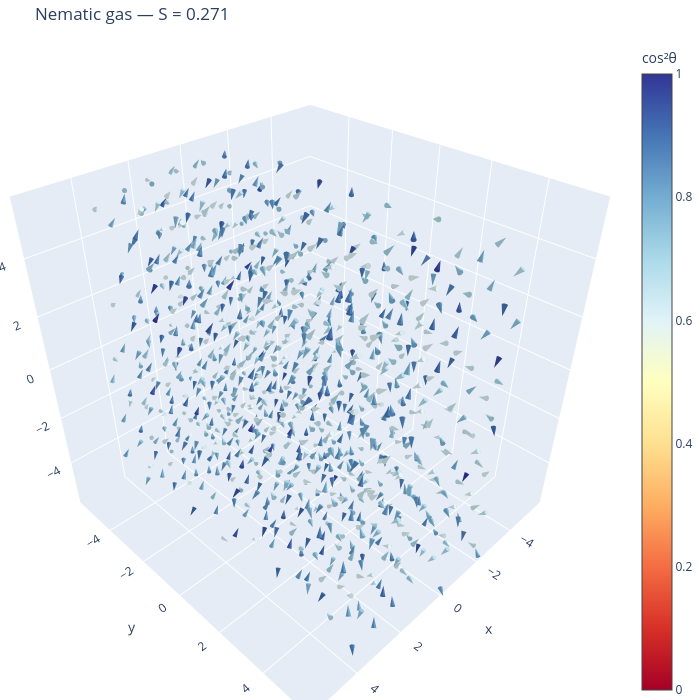

The notebook cell saved with this chart:
### Markdown cell above
## 5. 3D visualization with Plotly

Each particle is drawn as a cone pointing along its director $\hat n$.
Colour encodes the alignment with the nematic director (eigenvector of the
largest eigenvalue of $Q$).

### Code cell
import plotly.graph_objects as go

# Final snapshot
snap_final = sim.state.get_snapshot()
pos = np.array(snap_final.particles.position)
ori = np.array(snap_final.particles.orientation)
directors = quat_to_director(ori)

# Compute nematic director (eigenvector of Q)
Q = np.zeros((3, 3))
for a in range(3):
    for b in range(3):
        Q[a, b] = np.mean(1.5 * directors[:, a] * directors[:, b] - 0.5 * (a == b))
eigvals, eigvecs = np.linalg.eigh(Q)
nematic_director = eigvecs[:, np.argmax(eigvals)]

# cos^2(theta) with nematic director — measures alignment
cos2 = (directors @ nematic_director) ** 2

# Draw cones
cone_len = 0.5
fig = go.Figure()
fig.add_trace(go.Cone(
    x=pos[:, 0], y=pos[:, 1], z=pos[:, 2],
    u=directors[:, 0], v=directors[:, 1], w=directors[:, 2],
    sizemode="absolute",
    sizeref=cone_len,
    colorscale="RdYlBu",
    cmin=0, cmax=1,
    colorbar=dict(title="cos²θ"),
    anchor="center",
    showscale=True,
))

L = snap_final.configuration.box[0]
fig.update_layout(
    scene=dict(
        xaxis=dict(range=[-L/2, L/2]),
        yaxis=dict(range=[-L/2, L/2]),
        zaxis=dict(range=[-L/2, L/2]),
        aspectmode="cube",
    ),
    title=f"Nematic gas — S = {S_arr[-1]:.3f}",
    width=700, height=700,
    margin=dict(l=0, r=0, t=40, b=0),
)
fig.show()

### Figure 1 — Plotly figure (JSON) as saved in the notebook; plotly's stock layout.template omitted (floating-point values rounded to 4 significant figures; data arrays with more than 128 entries replaced by an {"elided": "..."} marker saying what was removed)
{"data": [{"anchor": "center", "cmax": 1, "cmin": 0, "colorbar": {"title": {"text": "cos²θ"}}, "colorscale": [[0, "rgb(165,0,38)"], [0.1, "rgb(215,48,39)"], [0.2, "rgb(244,109,67)"], [0.3, "rgb(253,174,97)"], [0.4, "rgb(254,224,144)"], [0.5, "rgb(255,255,191)"], [0.6, "rgb(224,243,248)"], [0.7, "rgb(171,217,233)"], [0.8, "rgb(116,173,209)"], [0.9, "rgb(69,117,180)"], [1, "rgb(49,54,149)"]], "showscale": true, "sizemode": "absolute", "sizeref": 0.5, "type": "cone", "u": {"elided": "1000 float values"}, "v": {"elided": "1000 float values"}, "w": {"elided": "1000 float values"}, "x": {"elided": "1000 float values"}, "y": {"elided": "1000 float values"}, "z": {"elided": "1000 float values"}}], "layout": {"height": 700, "margin": {"b": 0, "l": 0, "r": 0, "t": 40}, "scene": {"aspectmode": "cube", "xaxis": {"range": [-5.94, 5.94]}, "yaxis": {"range": [-5.94, 5.94]}, "zaxis": {"range": [-5.94, 5.94]}}, "title": {"text": "Nematic gas — S = 0.271"}, "width": 700}}
